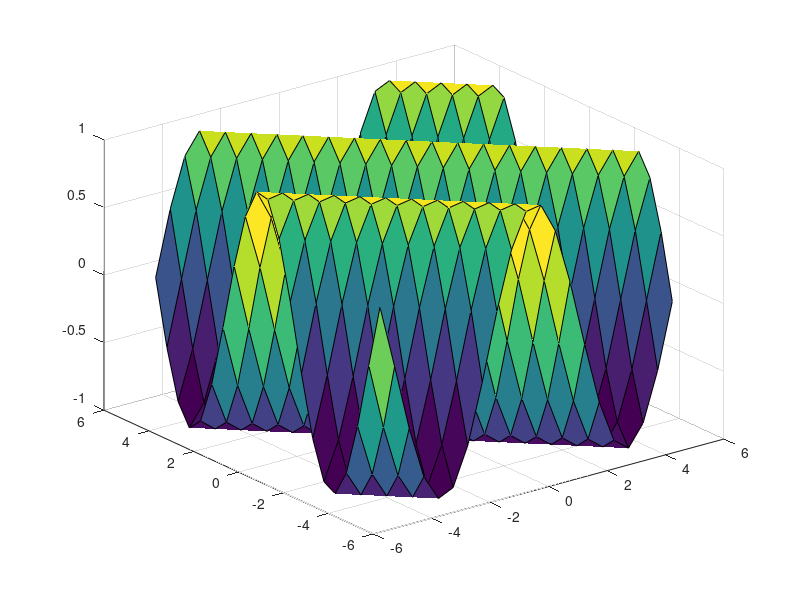

MATLAB code for this plot:
clc
clear all
close all

[x,y] = meshgrid(-2:0.5:2,-2:0.5:2);
z = sqrt(16-x.^2 -y.^2); %funcion z(x,y)
figure (1)
%surf (x,y,z, 'FaceAlpha',0.5,'EdgeColor','none')
%plot3(x,y,z)
%ylabel("y")
%xlabel("x")
%zlabel("z")
%
%hold on
%zz= x+y;
%surf (x,y,zz,'FaceAlpha',0.5,'EdgeColor','none')
%hold off


[x,y] = meshgrid (-5:0.5:5,-5:0.5:5);
z = sin (x+y);
figure (1)
surf (x,y,z)